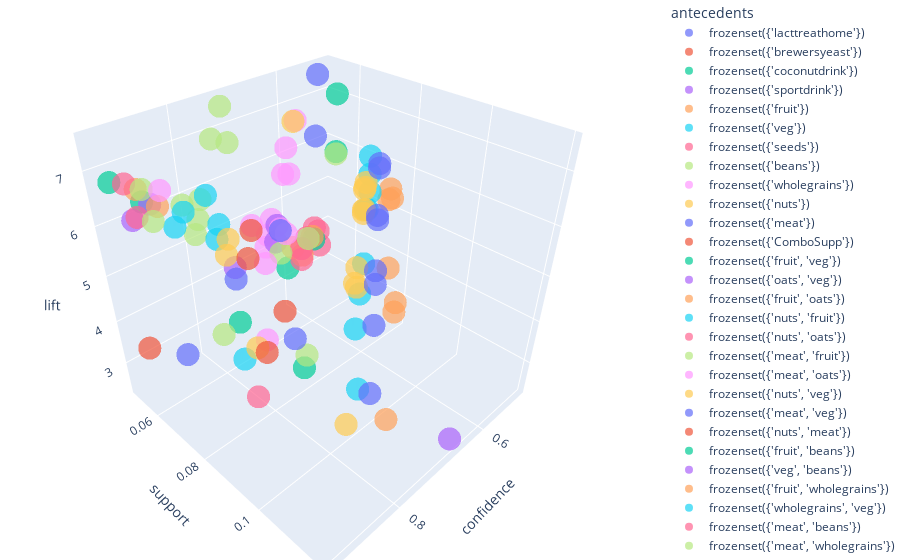

Here is the notebook cell this chart was saved with:
### Markdown cell above
__Antecedent:__ refers to the items on the LEFT ie., the item which the customer buy.

__Consequent:__ refers to the items on the RIGHT ie., the item which the customer follows to buy.

### Code cell
fig = px.scatter_3d(rules, x='confidence', y='support', z='lift', opacity=0.7, color='antecedents')
                    #color='petal_length', symbol='species')
# tight layout
fig.update_layout(margin=dict(l=0, r=0, b=0, t=0))
fig.show()

### Figure 1 — Plotly figure (JSON) as saved in the notebook; plotly's stock layout.template omitted (floating-point values rounded to 4 significant figures)
{"data": [{"hovertemplate": "antecedents=frozenset({'lacttreathome'})<br>confidence=%{x}<br>support=%{y}<br>lift=%{z}<extra></extra>", "legendgroup": "frozenset({'lacttreathome'})", "marker": {"color": "#636efa", "opacity": 0.7, "symbol": "circle"}, "mode": "markers", "name": "frozenset({'lacttreathome'})", "scene": "scene", "showlegend": true, "type": "scatter3d", "x": [0.8723], "y": [0.06083], "z": [3.294]}, {"hovertemplate": "antecedents=frozenset({'brewersyeast'})<br>confidence=%{x}<br>support=%{y}<br>lift=%{z}<extra></extra>", "legendgroup": "frozenset({'brewersyeast'})", "marker": {"color": "#EF553B", "opacity": 0.7, "symbol": "circle"}, "mode": "markers", "name": "frozenset({'brewersyeast'})", "scene": "scene", "showlegend": true, "type": "scatter3d", "x": [0.9125], "y": [0.05415], "z": [3.446]}, {"hovertemplate": "antecedents=frozenset({'coconutdrink'})<br>confidence=%{x}<br>support=%{y}<br>lift=%{z}<extra></extra>", "legendgroup": "frozenset({'coconutdrink'})", "marker": {"color": "#00cc96", "opacity": 0.7, "symbol": "circle"}, "mode": "markers", "name": "frozenset({'coconutdrink'})", "scene": "scene", "showlegend": true, "type": "scatter3d", "x": [0.732], "y": [0.05267], "z": [2.764]}, {"hovertemplate": "antecedents=frozenset({'sportdrink'})<br>confidence=%{x}<br>support=%{y}<br>lift=%{z}<extra></extra>", "legendgroup": "frozenset({'sportdrink'})", "marker": {"color": "#ab63fa", "opacity": 0.7, "symbol": "circle"}, "mode": "markers", "name": "frozenset({'sportdrink'})", "scene": "scene", "showlegend": true, "type": "scatter3d", "x": [0.6736], "y": [0.1194], "z": [2.544]}, {"hovertemplate": "antecedents=frozenset({'fruit'})<br>confidence=%{x}<br>support=%{y}<br>lift=%{z}<extra></extra>", "legendgroup": "frozenset({'fruit'})", "marker": {"color": "#FFA15A", "opacity": 0.7, "symbol": "circle"}, "mode": "markers", "name": "frozenset({'fruit'})", "scene": "scene", "showlegend": true, "type": "scatter3d", "x": [0.7222, 0.7374, 0.5859, 0.7273, 0.5404, 0.5101, 0.5859], "y": [0.1061, 0.1083, 0.08605, 0.1068, 0.07938, 0.07493, 0.08605], "z": [2.727, 5.522, 4.487, 5.215, 5.781, 5.289, 5.983]}, {"hovertemplate": "antecedents=frozenset({'veg'})<br>confidence=%{x}<br>support=%{y}<br>lift=%{z}<extra></extra>", "legendgroup": "frozenset({'veg'})", "marker": {"color": "#19d3f3", "opacity": 0.7, "symbol": "circle"}, "mode": "markers", "name": "frozenset({'veg'})", "scene": "scene", "showlegend": true, "type": "scatter3d", "x": [0.7, 0.8111, 0.65, 0.7333, 0.5944, 0.5, 0.5389, 0.6444, 0.5333], "y": [0.09347, 0.1083, 0.0868, 0.09792, 0.07938, 0.06677, 0.07196, 0.08605, 0.07122], "z": [2.643, 5.522, 4.978, 5.258, 5.604, 5.185, 6.262, 6.033, 5.845]}, {"hovertemplate": "antecedents=frozenset({'seeds'})<br>confidence=%{x}<br>support=%{y}<br>lift=%{z}<extra></extra>", "legendgroup": "frozenset({'seeds'})", "marker": {"color": "#FF6692", "opacity": 0.7, "symbol": "circle"}, "mode": "markers", "name": "frozenset({'seeds'})", "scene": "scene", "showlegend": true, "type": "scatter3d", "x": [0.8496, 0.5414, 0.5489, 0.5714], "y": [0.08383, 0.05341, 0.05415, 0.05638], "z": [3.208, 3.686, 4.11, 4.377]}, {"hovertemplate": "antecedents=frozenset({'beans'})<br>confidence=%{x}<br>support=%{y}<br>lift=%{z}<extra></extra>", "legendgroup": "frozenset({'beans'})", "marker": {"color": "#B6E880", "opacity": 0.7, "symbol": "circle"}, "mode": "markers", "name": "frozenset({'beans'})", "scene": "scene", "showlegend": true, "type": "scatter3d", "x": [0.7835, 0.8247, 0.8454, 0.8041, 0.8144, 0.7629, 0.7216, 0.732], "y": [0.05638, 0.05935, 0.06083, 0.05786, 0.05861, 0.0549, 0.05193, 0.05267], "z": [2.958, 5.615, 6.331, 6.159, 5.84, 7.044, 6.755, 7.475]}, {"hovertemplate": "antecedents=frozenset({'wholegrains'})<br>confidence=%{x}<br>support=%{y}<br>lift=%{z}<extra></extra>", "legendgroup": "frozenset({'wholegrains'})", "marker": {"color": "#FF97FF", "opacity": 0.7, "symbol": "circle"}, "mode": "markers", "name": "frozenset({'wholegrains'})", "scene": "scene", "showlegend": true, "type": "scatter3d", "x": [0.7288, 0.7119, 0.7542, 0.6864, 0.7034, 0.6356, 0.6102, 0.5763, 0.6186], "y": [0.0638, 0.06231, 0.06602, 0.06009, 0.06157, 0.05564, 0.05341, 0.05045, 0.05415], "z": [2.752, 4.846, 5.648, 5.258, 5.043, 5.868, 5.712, 6.639, 6.318]}, {"hovertemplate": "antecedents=frozenset({'nuts'})<br>confidence=%{x}<br>support=%{y}<br>lift=%{z}<extra></extra>", "legendgroup": "frozenset({'nuts'})", "marker": {"color": "#FECB52", "opacity": 0.7, "symbol": "circle"}, "mode": "markers", "name": "frozenset({'nuts'})", "scene": "scene", "showlegend": true, "type": "scatter3d", "x": [0.7841, 0.6591, 0.6648, 0.6989, 0.5284, 0.5057, 0.5284, 0.5511, 0.5568, 0.5455], "y": [0.1024, 0.08605, 0.0868, 0.09125, 0.06899, 0.06602, 0.06899, 0.07196, 0.0727, 0.07122], "z": [2.961, 4.487, 4.978, 5.011, 4.981, 5.41, 5.479, 5.089, 5.212, 5.57]}, {"hovertemplate": "antecedents=frozenset({'meat'})<br>confidence=%{x}<br>support=%{y}<br>lift=%{z}<extra></extra>", "legendgroup": "frozenset({'meat'})", "marker": {"color": "#636efa", "opacity": 0.7, "symbol": "circle"}, "mode": "markers", "name": "frozenset({'meat'})", "scene": "scene", "showlegend": true, "type": "scatter3d", "x": [0.6915, 0.766, 0.7021, 0.6543, 0.5372, 0.617, 0.5213, 0.5106], "y": [0.09644, 0.1068, 0.09792, 0.09125, 0.07493, 0.08605, 0.0727, 0.07122], "z": [2.611, 5.215, 5.258, 5.011, 5.064, 5.697, 6.058, 5.883]}, {"hovertemplate": "antecedents=frozenset({'ComboSupp'})<br>confidence=%{x}<br>support=%{y}<br>lift=%{z}<extra></extra>", "legendgroup": "frozenset({'ComboSupp'})", "marker": {"color": "#EF553B", "opacity": 0.7, "symbol": "circle"}, "mode": "markers", "name": "frozenset({'ComboSupp'})", "scene": "scene", "showlegend": true, "type": "scatter3d", "x": [0.6283], "y": [0.05267], "z": [2.372]}, {"hovertemplate": "antecedents=frozenset({'fruit', 'veg'})<br>confidence=%{x}<br>support=%{y}<br>lift=%{z}<extra></extra>", "legendgroup": "frozenset({'fruit', 'veg'})", "marker": {"color": "#00cc96", "opacity": 0.7, "symbol": "circle"}, "mode": "markers", "name": "frozenset({'fruit', 'veg'})", "scene": "scene", "showlegend": true, "type": "scatter3d", "x": [0.7329, 0.5068, 0.5137, 0.6644, 0.7945], "y": [0.07938, 0.0549, 0.05564, 0.07196, 0.08605], "z": [2.767, 7.044, 5.868, 5.089, 5.697]}, {"hovertemplate": "antecedents=frozenset({'oats', 'veg'})<br>confidence=%{x}<br>support=%{y}<br>lift=%{z}<extra></extra>", "legendgroup": "frozenset({'oats', 'veg'})", "marker": {"color": "#ab63fa", "opacity": 0.7, "symbol": "circle"}, "mode": "markers", "name": "frozenset({'oats', 'veg'})", "scene": "scene", "showlegend": true, "type": "scatter3d", "x": [0.8492, 0.7063, 0.7143], "y": [0.07938, 0.06602, 0.06677], "z": [5.781, 5.41, 5.122]}, {"hovertemplate": "antecedents=frozenset({'fruit', 'oats'})<br>confidence=%{x}<br>support=%{y}<br>lift=%{z}<extra></extra>", "legendgroup": "frozenset({'fruit', 'oats'})", "marker": {"color": "#FFA15A", "opacity": 0.7, "symbol": "circle"}, "mode": "markers", "name": "frozenset({'fruit', 'oats'})", "scene": "scene", "showlegend": true, "type": "scatter3d", "x": [0.7483, 0.6503, 0.7063], "y": [0.07938, 0.06899, 0.07493], "z": [5.604, 4.981, 5.064]}, {"hovertemplate": "antecedents=frozenset({'nuts', 'fruit'})<br>confidence=%{x}<br>support=%{y}<br>lift=%{z}<extra></extra>", "legendgroup": "frozenset({'nuts', 'fruit'})", "marker": {"color": "#19d3f3", "opacity": 0.7, "symbol": "circle"}, "mode": "markers", "name": "frozenset({'nuts', 'fruit'})", "scene": "scene", "showlegend": true, "type": "scatter3d", "x": [0.8017, 0.8362, 0.8448], "y": [0.06899, 0.07196, 0.0727], "z": [3.027, 6.262, 6.058]}, {"hovertemplate": "antecedents=frozenset({'nuts', 'oats'})<br>confidence=%{x}<br>support=%{y}<br>lift=%{z}<extra></extra>", "legendgroup": "frozenset({'nuts', 'oats'})", "marker": {"color": "#FF6692", "opacity": 0.7, "symbol": "circle"}, "mode": "markers", "name": "frozenset({'nuts', 'oats'})", "scene": "scene", "showlegend": true, "type": "scatter3d", "x": [0.6739, 0.6449, 0.6739], "y": [0.06899, 0.06602, 0.06899], "z": [4.588, 4.83, 4.832]}, {"hovertemplate": "antecedents=frozenset({'meat', 'fruit'})<br>confidence=%{x}<br>support=%{y}<br>lift=%{z}<extra></extra>", "legendgroup": "frozenset({'meat', 'fruit'})", "marker": {"color": "#B6E880", "opacity": 0.7, "symbol": "circle"}, "mode": "markers", "name": "frozenset({'meat', 'fruit'})", "scene": "scene", "showlegend": true, "type": "scatter3d", "x": [0.7014, 0.8056, 0.5, 0.6806], "y": [0.07493, 0.08605, 0.05341, 0.0727], "z": [2.648, 6.033, 5.712, 5.212]}, {"hovertemplate": "antecedents=frozenset({'meat', 'oats'})<br>confidence=%{x}<br>support=%{y}<br>lift=%{z}<extra></extra>", "legendgroup": "frozenset({'meat', 'oats'})", "marker": {"color": "#FF97FF", "opacity": 0.7, "symbol": "circle"}, "mode": "markers", "name": "frozenset({'meat', 'oats'})", "scene": "scene", "showlegend": true, "type": "scatter3d", "x": [0.7769, 0.6923, 0.7154], "y": [0.07493, 0.06677, 0.06899], "z": [5.289, 5.185, 5.479]}, {"hovertemplate": "antecedents=frozenset({'nuts', 'veg'})<br>confidence=%{x}<br>support=%{y}<br>lift=%{z}<extra></extra>", "legendgroup": "frozenset({'nuts', 'veg'})", "marker": {"color": "#FECB52", "opacity": 0.7, "symbol": "circle"}, "mode": "markers", "name": "frozenset({'nuts', 'veg'})", "scene": "scene", "showlegend": true, "type": "scatter3d", "x": [0.7607, 0.8291, 0.5812, 0.8205], "y": [0.06602, 0.07196, 0.05045, 0.07122], "z": [2.872, 5.644, 6.639, 5.883]}, {"hovertemplate": "antecedents=frozenset({'meat', 'veg'})<br>confidence=%{x}<br>support=%{y}<br>lift=%{z}<extra></extra>", "legendgroup": "frozenset({'meat', 'veg'})", "marker": {"color": "#636efa", "opacity": 0.7, "symbol": "circle"}, "mode": "markers", "name": "frozenset({'meat', 'veg'})", "scene": "scene", "showlegend": true, "type": "scatter3d", "x": [0.6818, 0.8788, 0.5379, 0.553, 0.7273], "y": [0.06677, 0.08605, 0.05267, 0.05415, 0.07122], "z": [2.574, 5.983, 7.475, 6.318, 5.57]}, {"hovertemplate": "antecedents=frozenset({'nuts', 'meat'})<br>confidence=%{x}<br>support=%{y}<br>lift=%{z}<extra></extra>", "legendgroup": "frozenset({'nuts', 'meat'})", "marker": {"color": "#EF553B", "opacity": 0.7, "symbol": "circle"}, "mode": "markers", "name": "frozenset({'nuts', 'meat'})", "scene": "scene", "showlegend": true, "type": "scatter3d", "x": [0.7561, 0.7967, 0.7805], "y": [0.06899, 0.0727, 0.07122], "z": [2.855, 5.424, 5.845]}, {"hovertemplate": "antecedents=frozenset({'fruit', 'beans'})<br>confidence=%{x}<br>support=%{y}<br>lift=%{z}<extra></extra>", "legendgroup": "frozenset({'fruit', 'beans'})", "marker": {"color": "#00cc96", "opacity": 0.7, "symbol": "circle"}, "mode": "markers", "name": "frozenset({'fruit', 'beans'})", "scene": "scene", "showlegend": true, "type": "scatter3d", "x": [0.925, 0.875], "y": [0.0549, 0.05193], "z": [6.927, 6.274]}, {"hovertemplate": "antecedents=frozenset({'veg', 'beans'})<br>confidence=%{x}<br>support=%{y}<br>lift=%{z}<extra></extra>", "legendgroup": "frozenset({'veg', 'beans'})", "marker": {"color": "#ab63fa", "opacity": 0.7, "symbol": "circle"}, "mode": "markers", "name": "frozenset({'veg', 'beans'})", "scene": "scene", "showlegend": true, "type": "scatter3d", "x": [0.9024, 0.8659], "y": [0.0549, 0.05267], "z": [6.144, 6.208]}, {"hovertemplate": "antecedents=frozenset({'fruit', 'wholegrains'})<br>confidence=%{x}<br>support=%{y}<br>lift=%{z}<extra></extra>", "legendgroup": "frozenset({'fruit', 'wholegrains'})", "marker": {"color": "#FFA15A", "opacity": 0.7, "symbol": "circle"}, "mode": "markers", "name": "frozenset({'fruit', 'wholegrains'})", "scene": "scene", "showlegend": true, "type": "scatter3d", "x": [0.8929, 0.8571], "y": [0.05564, 0.05341], "z": [6.687, 6.146]}, {"hovertemplate": "antecedents=frozenset({'wholegrains', 'veg'})<br>confidence=%{x}<br>support=%{y}<br>lift=%{z}<extra></extra>", "legendgroup": "frozenset({'wholegrains', 'veg'})", "marker": {"color": "#19d3f3", "opacity": 0.7, "symbol": "circle"}, "mode": "markers", "name": "frozenset({'wholegrains', 'veg'})", "scene": "scene", "showlegend": true, "type": "scatter3d", "x": [0.8427, 0.764, 0.8202], "y": [0.05564, 0.05045, 0.05415], "z": [5.737, 5.852, 5.881]}, {"hovertemplate": "antecedents=frozenset({'meat', 'beans'})<br>confidence=%{x}<br>support=%{y}<br>lift=%{z}<extra></extra>", "legendgroup": "frozenset({'meat', 'beans'})", "marker": {"color": "#FF6692", "opacity": 0.7, "symbol": "circle"}, "mode": "markers", "name": "frozenset({'meat', 'beans'})", "scene": "scene", "showlegend": true, "type": "scatter3d", "x": [0.8861, 0.8987], "y": [0.05193, 0.05267], "z": [6.032, 6.731]}, {"hovertemplate": "antecedents=frozenset({'meat', 'wholegrains'})<br>confidence=%{x}<br>support=%{y}<br>lift=%{z}<extra></extra>", "legendgroup": "frozenset({'meat', 'wholegrains'})", "marker": {"color": "#B6E880", "opacity": 0.7, "symbol": "circle"}, "mode": "markers", "name": "frozenset({'meat', 'wholegrains'})", "scene": "scene", "showlegend": true, "type": "scatter3d", "x": [0.8675, 0.8795], "y": [0.05341, 0.05415], "z": [5.906, 6.587]}, {"hovertemplate": "antecedents=frozenset({'nuts', 'wholegrains'})<br>confidence=%{x}<br>support=%{y}<br>lift=%{z}<extra></extra>", "legendgroup": "frozenset({'nuts', 'wholegrains'})", "marker": {"color": "#FF97FF", "opacity": 0.7, "symbol": "circle"}, "mode": "markers", "name": "frozenset({'nuts', 'wholegrains'})", "scene": "scene", "showlegend": true, "type": "scatter3d", "x": [0.8395], "y": [0.05045], "z": [6.287]}], "layout": {"legend": {"title": {"text": "antecedents"}, "tracegroupgap": 0}, "margin": {"b": 0, "l": 0, "r": 0, "t": 0}, "scene": {"domain": {"x": [0, 1], "y": [0, 1]}, "xaxis": {"title": {"text": "confidence"}}, "yaxis": {"title": {"text": "support"}}, "zaxis": {"title": {"text": "lift"}}}}}
